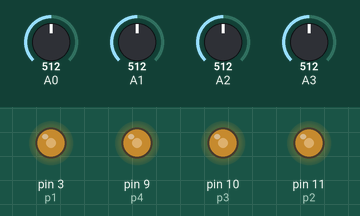
Simulated run of this sketch. Board: Arduino Uno, built with avr-gcc and run on an emulated ATmega328P. Parts: output pins drawn as LEDs (lit = HIGH). Inputs (shaded band) come from the test bench; at power-on: A0 = 512, A1 = 512, A2 = 512, A3 = 512.

Above: at 1.2 s.
1.3 s: A0 set to 716
At 2.5 s:
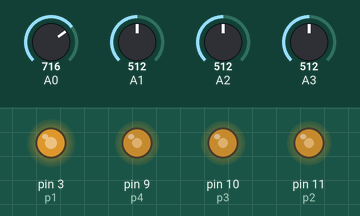
2.8 s: A1 set to 716
At 3.6 s:
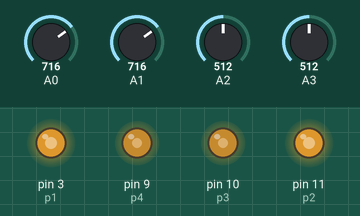
4.3 s: A2 set to 716
At 4.7 s:
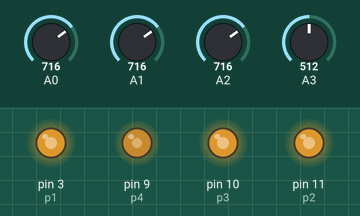
5.8 s: A3 set to 716
At 7.0 s:
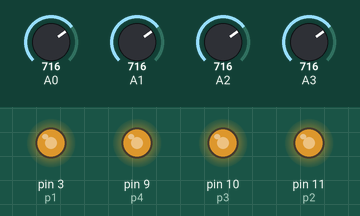
7.3 s: A0 set to 992
At 8.2 s:
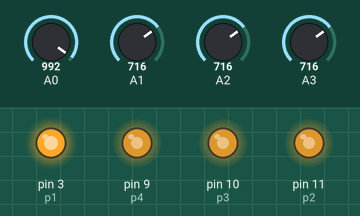
8.8 s: A1 set to 992
At 9.4 s:
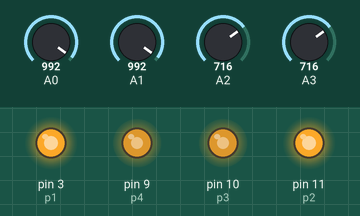
Timing chart, 0 to 11.3 s (numbered marks = the images above; inputs shaded):
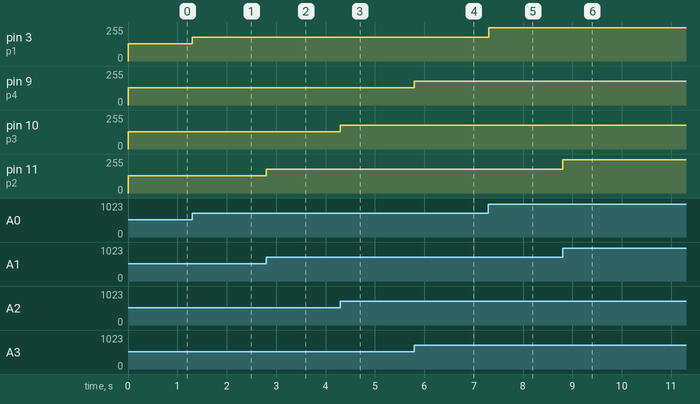

The sketch:

finalpwm.ino
```cpp
// test template

#include <Wire.h>

byte p1=3;
byte p2=11;
byte p3=10;
byte p4=9;


void setup() {
  pinMode(p1, OUTPUT);
  pinMode(p2, OUTPUT);
  pinMode(p3, OUTPUT);
  pinMode(p4, OUTPUT);

  Serial.begin(9600); // start serial for output
}

void loop() {
  byte v1,v2,v3,v4;
  // read adc - maybe more scaling
  v1=analogRead(A0)>>2;
  v2=analogRead(A1)>>2;
  v3=analogRead(A2)>>2;
  v4=analogRead(A3)>>2;
  //  Serial.print(v2);
  //  Serial.print(" ");
  //  Serial.println(v3);

  // output pwm
  analogWrite(p1, v1);
  analogWrite(p2, v2);
  analogWrite(p3, v3);
  analogWrite(p4, v4);
  // any delay that we might need?
  // delay(wait);

}
```

Measured:
- after the input at 1.3 s, pin 3 (p1): 128/255 → 179/255 at once
- after the input at 2.8 s, pin 11 (p2): 128/255 → 179/255 at once
- after the input at 4.3 s, pin 10 (p3): 128/255 → 179/255 at once
- after the input at 5.8 s, pin 9 (p4): 128/255 → 179/255 at once
- after the input at 7.3 s, pin 3 (p1): 179/255 → 248/255 at once
- after the input at 8.8 s, pin 11 (p2): 179/255 → 248/255 at once
